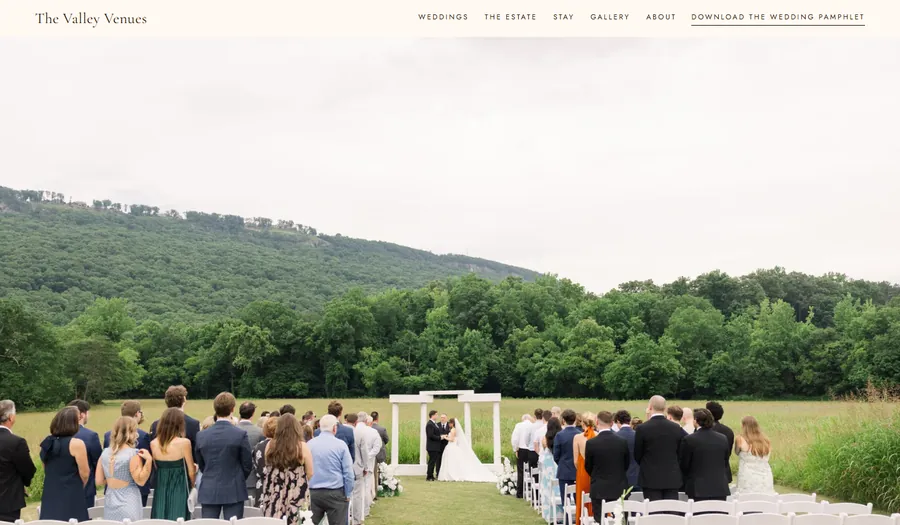
#> input picture wedding-lab/thumbs/01.webp, 900 x 525 px; its folder holds 4 pictures in this run
$ python triage.py ../wedding-lab/thumbs
#> lines starting #> are read from the running program, lines starting #| are printed output that depends on the picture
"""
Sort a large, uncategorised photography library into what is usable and what is not.

The problem with 2,400 images is not that they are unsorted. It is that most of
them are not candidates: burst frames three-quarters identical to the one beside
them, focus misses, test frames, and work from before the property changed. Look
at them one by one and you spend a day to find two hundred.

So this makes two passes. This script is the first, and it needs no judgement:

  Too small        Under 800px on the long edge is not usable anywhere. Above that,
                   size is not pass/fail but a ceiling: what the frame can be used
                   for. A 1024px file is no good as a hero and perfectly good in a
                   card, and throwing it away would be wrong.
  Soft             Variance of edge energy on a fixed-size crop, so a 6000px file
                   and a 1200px file are scored on the same footing.
  Blown or crushed Clipped highlights or dead shadows past a threshold.
  Duplicate        A perceptual hash groups near-identical frames; the sharpest of
                   each burst survives and the rest are set aside, not deleted.
  Stale            EXIF capture date older than a cutoff. The brand direction is
                   explicit that work predating the rebuild no longer describes
                   the property.

What survives gets a thumbnail, a score, and a shoot number derived from EXIF
timestamps — frames taken within six hours of each other are one session, which
is usually also one location and one light. Then review.html does the second
pass, which does need judgement, at about a second an image.

    python _tools/triage.py "D:/path/to/photos" --out "D:/triage"

Nothing is moved, renamed or deleted. The originals are read and closed.
"""
import argparse, json, os, sys
from datetime import datetime, timedelta

try:
    from PIL import Image, ImageFilter, ImageStat, ExifTags
except ImportError:
    sys.exit("Pillow is required:  pip install pillow")

Image.MAX_IMAGE_PIXELS = None

EXTS = (".jpg", ".jpeg", ".png", ".webp", ".tif", ".tiff", ".heic", ".heif")

# The categories the site actually has slots for, from the sitemap. Kept short:
# a tagging pass slows down badly past a dozen choices.
CATEGORIES = [
    "Mountain & landscape", "The Valley", "Magnolia House", "Lookout Deck",
    "Davis Hall", "Lodging & cottages", "Arrival & the drive", "Details & decor",
    "People & candid", "Getting ready", "Food & catering", "Winter & off-season",
]

MIN_LONG_EDGE = 800         # below this it is not usable anywhere
# What a given size can actually carry on the page, largest first.
USE_TIERS = [(2400, "hero"), (1600, "section"), (1000, "card"), (MIN_LONG_EDGE, "thumb")]
DUP_DISTANCE = 6            # hamming distance on a 64-bit hash
SHOOT_GAP_HOURS = 6
THUMB = 400


# ----------------------------------------------------------------- measuring
def dhash(im):
    """64-bit difference hash. Near-identical frames land within a few bits."""
    g = im.convert("L").resize((9, 8), Image.LANCZOS)
    px = g.load()
    bits = 0
    for y in range(8):
        for x in range(8):
            bits = (bits << 1) | (1 if px[x, y] > px[x + 1, y] else 0)
    return bits


def popcount(n):
    c = 0
    while n:
        n &= n - 1
        c += 1
    return c


def measure(im):
    """Sharpness and exposure, both on a fixed-size crop so sizes compare."""
    g = im.convert("L")
    r = 512.0 / max(g.size)
    if r < 1:
        g = g.resize((max(1, int(g.width * r)), max(1, int(g.height * r))), Image.BILINEAR)
    w, h = g.size
    side = min(400, w, h)
    left, top = (w - side) // 2, (h - side) // 2
    crop = g.crop((left, top, left + side, top + side))

    edges = crop.filter(ImageFilter.FIND_EDGES)
    sharp = ImageStat.Stat(edges).stddev[0]

    st = ImageStat.Stat(crop)
    mean = st.mean[0] / 255.0
    hist = crop.histogram()
    total = float(sum(hist)) or 1.0
    blown = sum(hist[250:]) / total
    crushed = sum(hist[:6]) / total
    return sharp, mean, blown, crushed


def exif_of(im):
    out = {}
    try:
        raw = im.getexif()
    except Exception:
        return out
    if not raw:
        return out
    names = {v: k for k, v in ExifTags.TAGS.items()}
    for key in ("DateTimeOriginal", "DateTime", "Make", "Model", "ISOSpeedRatings",
                "FNumber", "FocalLength"):
        tag = names.get(key)
        if tag and tag in raw:
            out[key] = raw[tag]
    # DateTimeOriginal lives in the Exif IFD on most cameras
    try:
        sub = raw.get_ifd(0x8769)
        tag = names.get("DateTimeOriginal")
        if tag and tag in sub:
            out["DateTimeOriginal"] = sub[tag]
    except Exception:
        pass
    return out


def parse_dt(s):
    if not s:
        return None
    for fmt in ("%Y:%m:%d %H:%M:%S", "%Y-%m-%d %H:%M:%S"):
        try:
            return datetime.strptime(str(s).strip()[:19], fmt)
        except ValueError:
            continue
    return None


# --------------------------------------------------------------------- main
def main():
    ap = argparse.ArgumentParser()
    ap.add_argument("folder")
    ap.add_argument("--out", default=None,
                    help="where thumbnails and the review page are written "
                         "(default: <folder>/_triage). Keep this out of the repo.")
    ap.add_argument("--stale-before", default=None,
                    help="flag captures older than this, e.g. 2025-01-01")
    ap.add_argument("--limit", type=int, default=0, help="stop after N files (for a trial run)")
    args = ap.parse_args()

    src = os.path.abspath(args.folder)
    out = os.path.abspath(args.out or os.path.join(src, "_triage"))
    thumbs = os.path.join(out, "thumbs")
    os.makedirs(thumbs, exist_ok=True)
    stale_before = parse_dt(args.stale_before + " 00:00:00") if args.stale_before else None

    files = []
    for dirpath, dirnames, filenames in os.walk(src):
        dirnames[:] = [d for d in dirnames if not d.startswith(("_triage", ".", "__"))]
        for f in sorted(filenames):
            if f.lower().endswith(EXTS) and not f.startswith("."):
                files.append(os.path.join(dirpath, f))
    if args.limit:
        files = files[:args.limit]
    print("%d images found under %s" % (len(files), src))
    if not files:
        return

    rows = []
    for i, path in enumerate(files, 1):
        if i % 100 == 0 or i == len(files):
            print("  %d/%d" % (i, len(files)))
        try:
            im = Image.open(path)
#> im is the input picture: PIL image 900x525 RGB; mean R, G, B 174, 176.2, 162.7
            w, h = im.size
#> w = 900; h = 525
            ex = exif_of(im)
#> ex = 0 items
            # Decode at reduced size where the format allows it. On 2,400 large
            # JPEGs this is the difference between minutes and most of an hour.
            im.draft("L", (640, 640))
            im = im.convert("RGB")
        except Exception as e:
            rows.append(dict(path=path, name=os.path.basename(path), verdict="unreadable",
                             why=str(e)[:80], w=0, h=0))
            continue

        sharp, mean, blown, crushed = measure(im)
#> in measure, `g = im.convert("L")`:
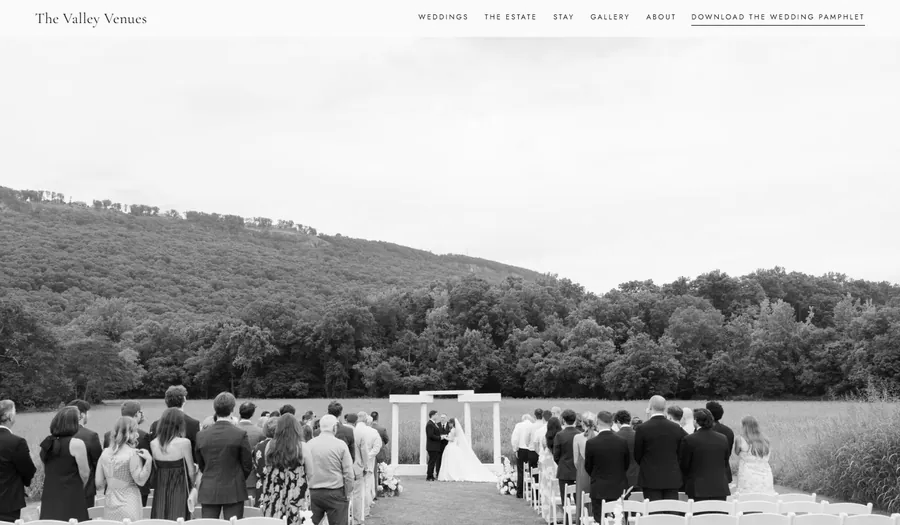
#> g: PIL image 900x525 L; min 0, max 255, mean 173.9
#> in measure, `crop = g.crop((left, top, left + side, top + side))`:
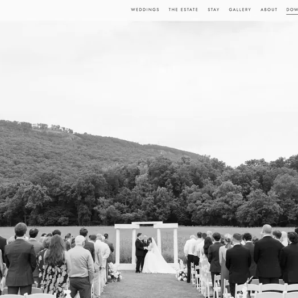
#> crop: PIL image 298x298 L; min 6, max 253, mean 175.6
#> in measure, `edges = crop.filter(ImageFilter.FIND_EDGES)`:
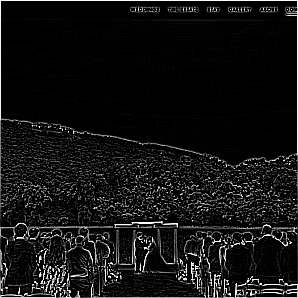
#> edges: PIL image 298x298 L; min 0, max 255, mean 19.2
#> in measure, `sharp = ImageStat.Stat(edges).stddev[0]`: sharp = 47.45
#> in measure, `mean = st.mean[0] / 255.0`: mean = 0.689
#> in measure, `hist = crop.histogram()`: hist = 256 values, max 9118 at index 245, min 0 at index 0, mean 346.9
#> in measure, `total = float(sum(hist)) or 1.0`: total = 88804
#> in measure, `blown = sum(hist[250:]) / total`: blown = 0.102
#> in measure, `crushed = sum(hist[:6]) / total`: crushed = 0
#> sharp = 47.45; mean = 0.689; blown = 0.102; crushed = 0
        hsh = dhash(im)
#> after the loop in dhash, `for y in range(8):`: bits = 1927854011569556557
#> hsh = 1927854011569556557
        shot = parse_dt(ex.get("DateTimeOriginal") or ex.get("DateTime"))
        if shot is None:
            try:
                shot = datetime.fromtimestamp(os.path.getmtime(path))
            except Exception:
                shot = None

        long_edge = max(w, h)
#> long_edge = 900
        rows.append(dict(
            path=path, name=os.path.basename(path),
            rel=os.path.relpath(path, src).replace("\\", "/"),
            w=w, h=h, long_edge=long_edge,
            portrait=h > w,
            mp=round(w * h / 1e6, 1),
            use=next((name for edge, name in USE_TIERS if long_edge >= edge), "too small"),
            sharp=round(sharp, 2), mean=round(mean, 3),
            blown=round(blown, 4), crushed=round(crushed, 4),
            hash=hsh, shot=shot.isoformat() if shot else None,
            camera=(" ".join(str(ex.get(k, "")) for k in ("Make", "Model"))).strip(),
            verdict=None, why="", shoot=None, dup_of=None, cat=None,
        ))
        try:
            im.close()
        except Exception:
            pass
#> pass 2 of the loop in main, `for i, path in enumerate(files, 1):`:
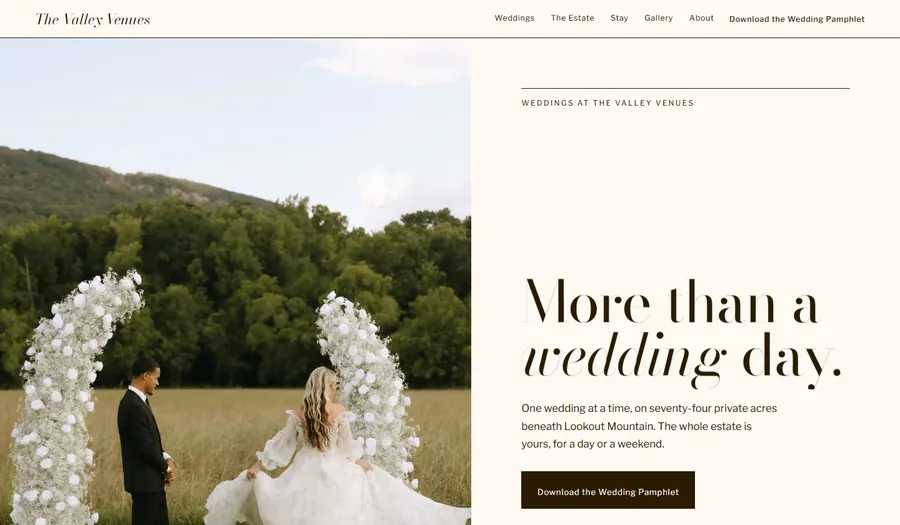
#> input picture wedding-lab/thumbs/02.webp, 900 x 525 px
#> in main, im is the input picture: PIL image 900x525 RGB; mean R, G, B 197.3, 193.7, 181.8
#> in measure (call 2), `crop = g.crop((left, top, left + side, top + side))`:
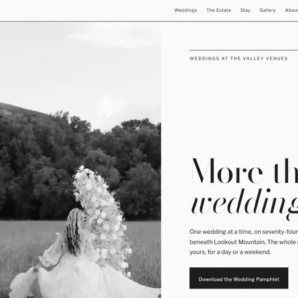
#> crop: PIL image 298x298 L; min 8, max 253, mean 193.5
#> in measure (call 2), `edges = crop.filter(ImageFilter.FIND_EDGES)`:
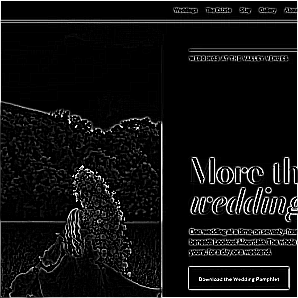
#> edges: PIL image 298x298 L; min 0, max 255, mean 17.6
#> in measure (call 2), `sharp = ImageStat.Stat(edges).stddev[0]`: sharp = 49.62
#> in measure (call 2), `mean = st.mean[0] / 255.0`: mean = 0.759
#> hist = 256 values, max 30254 at index 250, min 0 at index 0, mean 346.9
#> in measure (call 2), `blown = sum(hist[250:]) / total`: blown = 0.377
#> in main, `sharp, mean, blown, crushed = measure(im)`: sharp = 49.62; mean = 0.759; blown = 0.377
#> hsh = 748749851106509980
#> pass 3 of the loop in main, `for i, path in enumerate(files, 1):`:
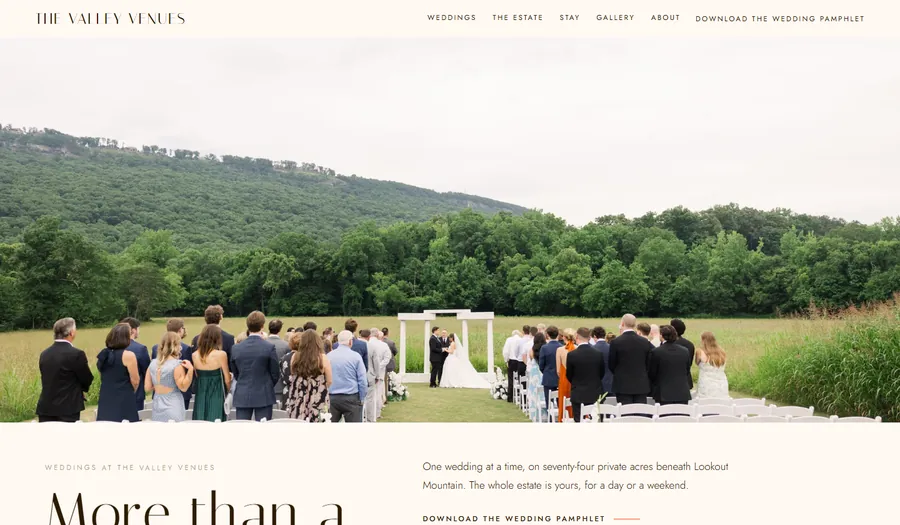
#> input picture wedding-lab/thumbs/03.webp, 900 x 525 px
#> in main, im is the input picture: PIL image 900x525 RGB; mean R, G, B 183.2, 184.6, 170.8
#> in measure (call 3), `crop = g.crop((left, top, left + side, top + side))`:
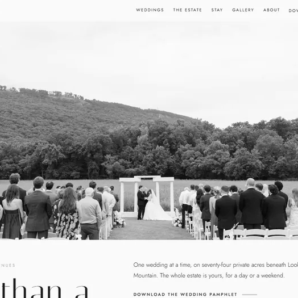
#> crop: PIL image 298x298 L; min 8, max 253, mean 184.8
#> in measure (call 3), `edges = crop.filter(ImageFilter.FIND_EDGES)`:
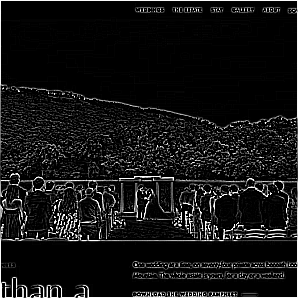
#> edges: PIL image 298x298 L; min 0, max 255, mean 21
#> in measure (call 3), `sharp = ImageStat.Stat(edges).stddev[0]`: sharp = 51.14
#> in measure (call 3), `mean = st.mean[0] / 255.0`: mean = 0.725
#> hist = 256 values, max 19836 at index 250, min 0 at index 0, mean 346.9
#> in measure (call 3), `blown = sum(hist[250:]) / total`: blown = 0.246
#> in main, `sharp, mean, blown, crushed = measure(im)`: sharp = 51.14; mean = 0.725; blown = 0.246
#> hsh = 10527447968004262288
#> the loop made 4 passes; the first 3 are shown

    ok = [r for r in rows if r["verdict"] != "unreadable"]

    # Soft is relative as well as absolute: a whole library shot at f/1.4 would
    # otherwise fail an absolute floor, and a crisp library would pass everything.
    sharps = sorted(r["sharp"] for r in ok)
    soft_cut = sharps[int(len(sharps) * 0.12)] if sharps else 0

    for r in ok:
        if r["long_edge"] < MIN_LONG_EDGE:
            r["verdict"], r["why"] = "too-small", "%dpx long edge" % r["long_edge"]
        elif r["sharp"] <= soft_cut and r["sharp"] < 18:
            r["verdict"], r["why"] = "soft", "edge energy %.1f" % r["sharp"]
        elif r["blown"] > 0.12:
            r["verdict"], r["why"] = "blown", "%.0f%% clipped" % (r["blown"] * 100)
        elif r["crushed"] > 0.30:
            r["verdict"], r["why"] = "dark", "%.0f%% black" % (r["crushed"] * 100)
        elif stale_before and r["shot"] and parse_dt(r["shot"].replace("T", " ")) < stale_before:
            r["verdict"], r["why"] = "stale", "shot %s" % r["shot"][:10]
        else:
            r["verdict"] = "keep"

    # Near-duplicates: keep the sharpest of each burst, set the rest aside.
    keepers = [r for r in ok if r["verdict"] == "keep"]
    keepers.sort(key=lambda r: -r["sharp"])
    survivors = []
    for r in keepers:
        twin = next((s for s in survivors if popcount(s["hash"] ^ r["hash"]) <= DUP_DISTANCE), None)
        if twin:
            r["verdict"], r["why"], r["dup_of"] = "duplicate", "near-match", twin["name"]
        else:
            survivors.append(r)

    # Shoots, from capture time. A gap of six hours is a different session, which
    # is usually a different location and a different light.
    dated = sorted([r for r in ok if r["shot"]], key=lambda r: r["shot"])
    n, last = 0, None
    for r in dated:
        t = parse_dt(r["shot"].replace("T", " "))
        if last is None or (t - last) > timedelta(hours=SHOOT_GAP_HOURS):
            n += 1
        r["shoot"], last = n, t

    # Thumbnails, for what survived only — 2,400 thumbnails is 40MB nobody needs.
    print("writing %d thumbnails" % len(survivors))
    for i, r in enumerate(survivors, 1):
        if i % 100 == 0:
            print("  %d/%d" % (i, len(survivors)))
        dest = os.path.join(thumbs, "%05d.webp" % i)
        try:
            im = Image.open(r["path"])
            im.draft("RGB", (THUMB * 2, THUMB * 2))
            im = im.convert("RGB")
            im.thumbnail((THUMB, THUMB), Image.LANCZOS)
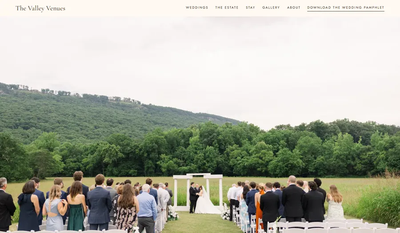
#> im: PIL image 400x233 RGB; mean R, G, B 174, 176.2, 162.7
            im.save(dest, quality=72, method=4)
            r["thumb"] = "thumbs/%05d.webp" % i
            im.close()
        except Exception:
            r["thumb"] = None

    for r in rows:
        r.pop("hash", None)
    payload = dict(
        source=src, generated=datetime.now().isoformat(timespec="seconds"),
        categories=CATEGORIES, tiers=[t[1] for t in USE_TIERS],
        rows=sorted(rows, key=lambda r: (r.get("shoot") or 999, r.get("name") or "")),
    )
    with open(os.path.join(out, "data.json"), "w", encoding="utf-8") as f:
        json.dump(payload, f)

    here = os.path.dirname(os.path.abspath(__file__))
#> (the run stopped early here; a loop or call above may not have finished)
